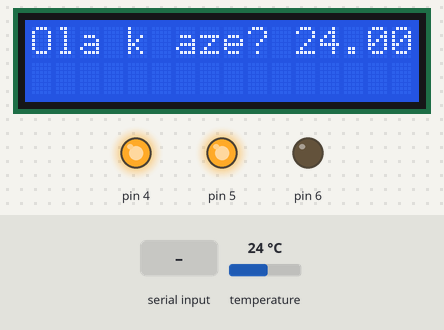
Bench run of a sketch on a simulated Arduino Uno, built with avr-gcc and run on an emulated ATmega328P. Parts: 16×2 character LCD, output pins drawn as LEDs (lit = HIGH). Inputs (shaded band) come from the test bench; at power-on: temperature 24 °C. What the sketch prints to the serial monitor is not drawn.

Above: at 1.2 s.
1.3 s: temperature set to 34.4 °C
At 2.8 s:
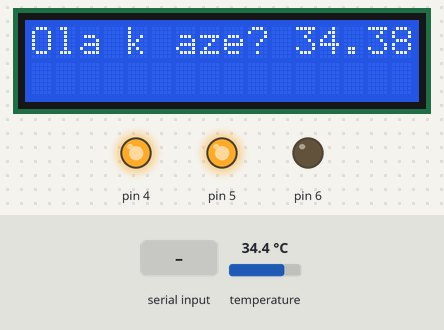
3.1 s: temperature set to 35.8 °C
At 4.4 s:
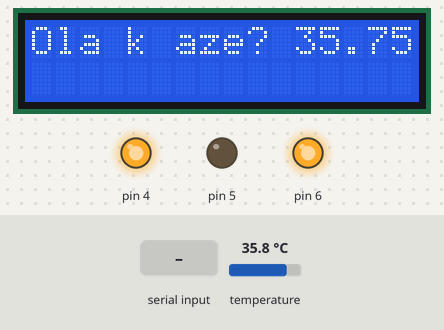
4.7 s: "a" received over Serial
At 5.8 s:
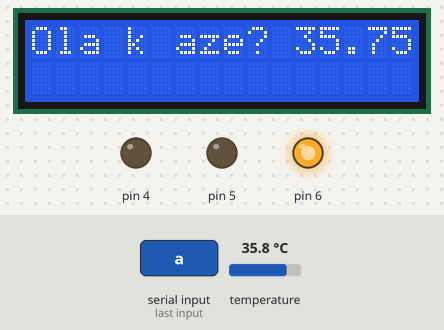
8.4 s: "d" received over Serial
At 9.1 s:
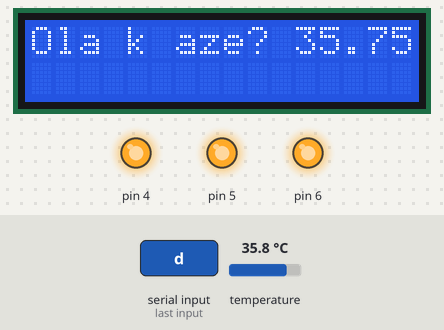
11.2 s: temperature set to 12 °C
At 12.2 s:
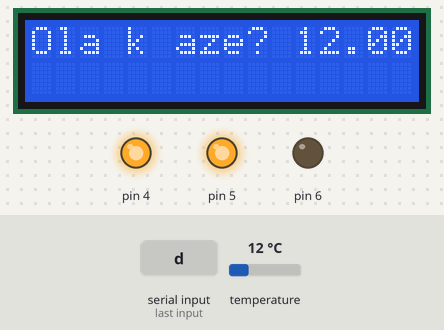
12.8 s: "c" received over Serial
At 13.7 s:
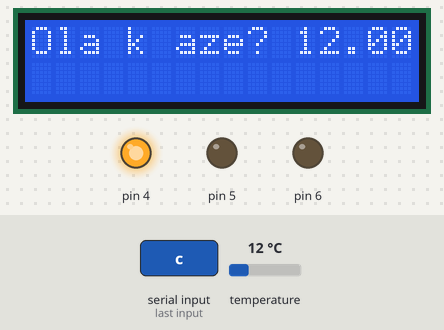
Timing chart, 0 to 15.8 s (numbered marks = the images above; inputs shaded):
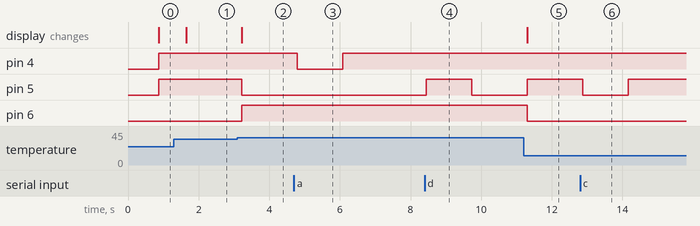

Measured:
- the behaviour switches between 35 and 35.1 °C on temperature (found by bisection; images 1 and 2)
- after the input at 1.3 s, the display: changes after 0.35 s (image 1)
- after the input at 3.1 s, pin 5: HIGH → LOW after 0.12 s; pin 6: LOW → HIGH after 0.12 s; the display: changes after 0.12 s (image 2)
- after the input at 4.7 s, pin 4: HIGH → LOW after 0.10 s, → HIGH 1.3 s later
- after the input at 8.4 s, pin 5: LOW → HIGH at once, → LOW 1.3 s later
- after the input at 11.2 s, pin 5: LOW → HIGH after 0.10 s; pin 6: HIGH → LOW after 0.10 s; the display: changes after 0.10 s (image 5)
- after the input at 12.8 s, pin 5: HIGH → LOW after 0.07 s, → HIGH 1.3 s later

The sketch:

fabiantemperatura.ino
```cpp
    #include <OneWire.h> //Se importan las librerías
#include <DallasTemperature.h>
#include <Wire.h>
#include <LiquidCrystal_PCF8574.h>

LiquidCrystal_PCF8574 lcd(0x27);  // set the LCD address to 0x27 for a 16 chars and 2 line display


#define Pin 2 //Se declara el pin donde se conectará la DATA
OneWire ourWire(Pin); //Se establece el pin declarado como bus para la comunicación OneWire
DallasTemperature sensors(&ourWire); //Se instancia la librería DallasTemperature


void setup() {
  // put your setup code here, to run once:

  Serial.begin(115200);
  Wire.begin();
  Wire.beginTransmission(0x27);
  lcd.begin(16, 2); // initialize the lcd

sensors.begin();
pinMode(4,OUTPUT);
pinMode(5,OUTPUT);
pinMode(6,OUTPUT);

}

void loop() {

  if (Serial.available() > 0) {    // lee el bluetooth y almacena en estado
    char estado = Serial.read();
      if (estado == 'a') {
digitalWrite(4,LOW);
 delay(500);
    }
      if (estado == 'b') {
digitalWrite(4,HIGH);
    delay(500);
    }
      if (estado == 'c') {
digitalWrite(5,LOW);
delay(500);
    }
      if (estado == 'd') {
digitalWrite(5,HIGH);
    delay(500);
    }
  }

else{
automatico();
}

}
void automatico(){
  // put your main code here, to run repeatedly
sensors.requestTemperatures(); //Prepara el sensor para la lectura
float tempe= sensors.getTempCByIndex(0);
Serial.print(tempe); //Se lee e imprime la temperatura en grados Celsius
Serial.println("");
    lcd.setBacklight(255);
    lcd.home(); lcd.clear();
    lcd.print("Ola k aze? ");
    lcd.print(tempe);
 if(tempe < 35){
 digitalWrite(4,HIGH);
  digitalWrite(5,HIGH);
   digitalWrite(6,LOW);
}
 if ((tempe > 35)&&(tempe < 45)){
  digitalWrite(5,LOW);
  digitalWrite(4,HIGH);
  digitalWrite(6,HIGH);
 }
 if (tempe >= 45){
  digitalWrite(4,LOW);
  digitalWrite(5,LOW);
 }

}
```
